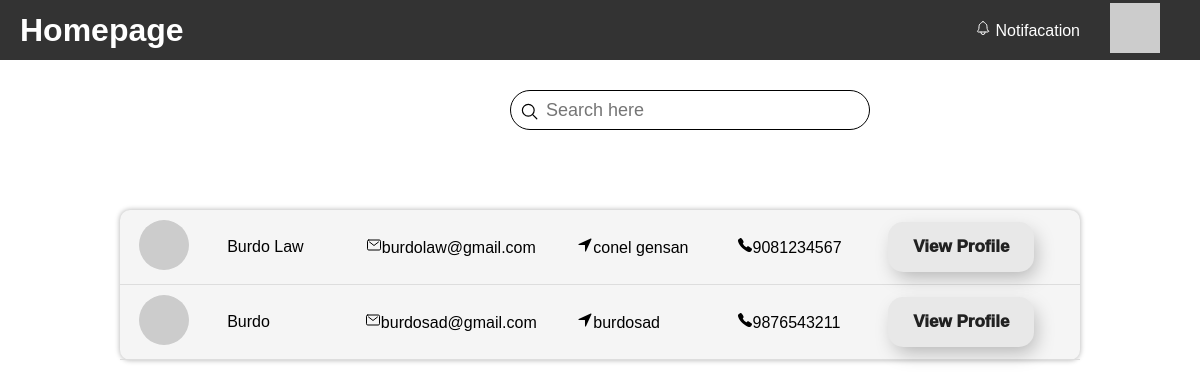
Page /userHomePage.php on the committed database.
### tables this page shows
CREATE TABLE `tbl_officecred` (
  `office_credid` int(11) NOT NULL,
  `office_id` int(11) NOT NULL,
  `office_address` varchar(244) NOT NULL,
  `office_contact` bigint(11) NOT NULL
);

CREATE TABLE `tbl_officeinfo` (
  `office_id` int(11) NOT NULL,
  `office_name` varchar(244) NOT NULL,
  `office_email` varchar(244) NOT NULL,
  `office_status` int(11) NOT NULL
);

### userHomePage.php (the view, shortened to what this page needs)
<!DOCTYPE html>
<html>
  <head>
    <link rel="stylesheet" href="userHome.css">
  </head>
  <body>
    <div class="header">
      <h1>Homepage</h1>
      <div class="nav">
        <a href="#"><ion-icon name="notifications-outline"></ion-icon>Notifacation</a>
        <a href="#"><img class="profile" src="https://picsum.photos/50" alt="Profile Picture"></a>
      </div>
    </div>
    <div class="search">
        <label>
            <input type="text" placeholder="Search here" id="search-input">
            <ion-icon name="search-outline"></ion-icon>
        </label>
    </div>
    <table class="table" id="office-table">
    <?php
    include "dbconn.php";
    $sql = "SELECT tbl_officeinfo.office_name, tbl_officeinfo.office_email, tbl_officecred.office_address, tbl_officecred.office_contact
    FROM tbl_officeinfo
    JOIN tbl_officecred ON tbl_officeinfo.office_id = tbl_officecred.office_credid
    WHERE tbl_officeinfo.office_status = 1";
    $result = mysqli_query($conn, $sql);
    while($row = mysqli_fetch_assoc($result)){
      ?>
      <tr>
      <td><img src="https://picsum.photos/50" alt="Profile Picture"></td>
      <td><?php echo $row['office_name']?></td>
      <td><ion-icon name="mail-outline"></ion-icon><?php echo $row['office_email']?></td>
      <td><ion-icon name="navigate"></ion-icon><?php echo $row['office_address']?></td>
      <td><ion-icon name="call"></ion-icon><?php echo $row['office_contact']?></td>
      <td><button>View Profile</button></td>
      </tr>
      <?php
    }
    ?>
      </table>
    </body>
    </html>

### userHome.css (style rules this page uses)
* { box-sizing: border-box; }
body { margin: 0; padding: 0; font-family: Arial, sans-serif; }
.header { position: relative; top: 0; left: 0; width: 100%; height: 60px; background-color: #333; color: #fff; display: flex; justify-content: space-between; align-items: center; padding:20px; margin: 0px 0px 30px 0px; }
.nav { display: flex; justify-content: space-between; align-items: center; }
.nav a { color: #fff; text-decoration: none; padding: 10px; margin-right: 10px; }
.nav a ion-icon { margin-right: 5px; }
.profile { border-radius: 0px; }
.table { margin-top: 80px; margin-left: auto; margin-right: auto; width: 80%; border-collapse: collapse; background: #f5f5f5; border-radius: 10px; box-shadow: 0px 0px 5px .5px rgb(187, 187, 187); }
.table th, .table td { padding: 10px; text-align: left; border-bottom: 1px solid #ddd; }
.search { position:relative; width: 30%; margin: 0 10px; align-items: center; transform: translateX(500px); }
.search label { position: relative; width: 100%; }
.search label input { width: 100%; height: 40px; border-radius: 40px; padding: 5px 20px; padding-left: 35px; font-size: 18px; outline: none; border: 1px solid black; }
.search label ion-icon { position: absolute; top: 0; left: 10px; font-size: 1.2rem; }
.table th, .table td:nth-child(1) { text-align: center; }
.table th, .table td:nth-child(3) { text-align: center; }
.table tr { transition: transform .50s ease, height .2s ease; }
.table td img { width: 50px; height: 50px; border-radius: 50%; margin-right: 10px; }
.table td button { padding: 15px 25px; border: unset; border-radius: 15px; color: #212121; z-index: 1; background: #e8e8e8; position: relative; font-weight: 1000; font-size: 17px; -webkit-box-shadow: 4px 8px 19px -3px rgba(0,0,0,0.27); box-shadow: 4px 8px 19px -3px rgba(0,0,0,0.27); transition: all 250ms; overflow: hidden; }
.table td button::before { content: ""; position: absolute; top: 0; left: 0; height: 100%; width: 0; border-radius: 15px; background-color: #212121; z-index: -1; -webkit-box-shadow: 4px 8px 19px -3px rgba(0,0,0,0.27); box-shadow: 4px 8px 19px -3px rgba(0,0,0,0.27); transition: all 250ms }

### rows in the picture
tbl_officecred: office.office_name "Burdo Law", office.office_email "burdolaw@gmail.com", office_address "conel gensan", office_contact "9081234567"
tbl_officecred: office.office_name "Burdo", office.office_email "burdosad@gmail.com", office_address "burdosad", office_contact "9876543211"
